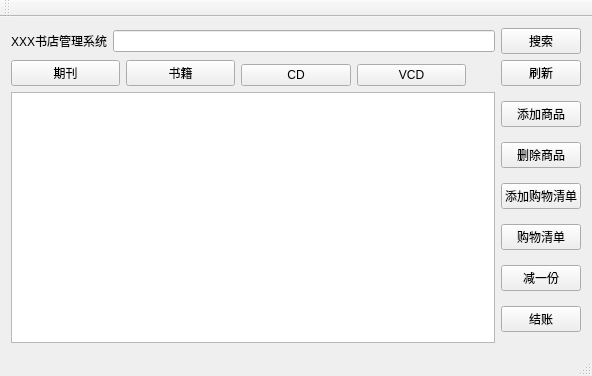
<?xml version="1.0" encoding="UTF-8"?>
<ui version="4.0">
 <class>MainWindow</class>
 <widget class="QMainWindow" name="MainWindow">
  <property name="geometry">
   <rect>
    <x>0</x>
    <y>0</y>
    <width>592</width>
    <height>376</height>
   </rect>
  </property>
  <property name="windowTitle">
   <string>MainWindow</string>
  </property>
  <widget class="QWidget" name="centralWidget">
   <layout class="QGridLayout" name="gridLayout">
    <item row="0" column="0">
     <layout class="QHBoxLayout" name="horizontalLayout">
      <item>
       <widget class="QLabel" name="label">
        <property name="text">
         <string>XXX书店管理系统</string>
        </property>
       </widget>
      </item>
      <item>
       <layout class="QVBoxLayout" name="verticalLayout_2"/>
      </item>
      <item>
       <layout class="QHBoxLayout" name="horizontalLayout_6">
        <item>
         <widget class="QLineEdit" name="Line_search">
          <property name="toolTip">
           <string>&lt;html&gt;&lt;head/&gt;&lt;body&gt;&lt;p&gt;输入搜索值&lt;/p&gt;&lt;p&gt;&lt;br/&gt;&lt;/p&gt;&lt;/body&gt;&lt;/html&gt;</string>
          </property>
          <property name="whatsThis">
           <string>&lt;html&gt;&lt;head/&gt;&lt;body&gt;&lt;p&gt;&lt;br/&gt;&lt;/p&gt;&lt;/body&gt;&lt;/html&gt;</string>
          </property>
          <property name="text">
           <string/>
          </property>
          <property name="placeholderText">
           <string/>
          </property>
         </widget>
        </item>
        <item>
         <widget class="QPushButton" name="Btn_search">
          <property name="text">
           <string>搜索</string>
          </property>
         </widget>
        </item>
       </layout>
      </item>
      <item>
       <layout class="QHBoxLayout" name="horizontalLayout_4"/>
      </item>
     </layout>
    </item>
    <item row="1" column="0">
     <layout class="QHBoxLayout" name="horizontalLayout_2">
      <item alignment="Qt::AlignBottom">
       <widget class="QPushButton" name="Btn_1">
        <property name="text">
         <string>期刊</string>
        </property>
       </widget>
      </item>
      <item alignment="Qt::AlignBottom">
       <widget class="QPushButton" name="Btn_2">
        <property name="text">
         <string>书籍</string>
        </property>
       </widget>
      </item>
      <item alignment="Qt::AlignBottom">
       <widget class="QPushButton" name="Btn_3">
        <property name="text">
         <string>CD</string>
        </property>
       </widget>
      </item>
      <item alignment="Qt::AlignBottom">
       <widget class="QPushButton" name="Btn_4">
        <property name="text">
         <string>VCD</string>
        </property>
       </widget>
      </item>
      <item>
       <layout class="QHBoxLayout" name="horizontalLayout_3">
        <item alignment="Qt::AlignRight|Qt::AlignBottom">
         <widget class="QPushButton" name="Btn_Flush">
          <property name="enabled">
           <bool>true</bool>
          </property>
          <property name="minimumSize">
           <size>
            <width>70</width>
            <height>0</height>
           </size>
          </property>
          <property name="text">
           <string>刷新</string>
          </property>
          <property name="flat">
           <bool>false</bool>
          </property>
         </widget>
        </item>
       </layout>
      </item>
     </layout>
    </item>
    <item row="2" column="0">
     <layout class="QVBoxLayout" name="verticalLayout">
      <item>
       <layout class="QHBoxLayout" name="horizontalLayout_5">
        <item>
         <widget class="QTableView" name="tableView">
          <property name="contextMenuPolicy">
           <enum>Qt::ActionsContextMenu</enum>
          </property>
         </widget>
        </item>
        <item>
         <layout class="QVBoxLayout" name="verticalLayout_3">
          <item>
           <widget class="QPushButton" name="Btn_AddRow">
            <property name="text">
             <string>添加商品</string>
            </property>
           </widget>
          </item>
          <item>
           <widget class="QPushButton" name="Btn_SubRow">
            <property name="text">
             <string>删除商品</string>
            </property>
           </widget>
          </item>
          <item alignment="Qt::AlignRight">
           <widget class="QPushButton" name="Btn_addlist">
            <property name="text">
             <string>添加购物清单</string>
            </property>
           </widget>
          </item>
          <item alignment="Qt::AlignHCenter">
           <widget class="QPushButton" name="Btn_list">
            <property name="text">
             <string>购物清单</string>
            </property>
           </widget>
          </item>
          <item alignment="Qt::AlignHCenter">
           <widget class="QPushButton" name="Btn_Sub">
            <property name="text">
             <string>减一份</string>
            </property>
           </widget>
          </item>
          <item>
           <widget class="QPushButton" name="Btn_Pay">
            <property name="text">
             <string>结账</string>
            </property>
           </widget>
          </item>
         </layout>
        </item>
       </layout>
      </item>
     </layout>
    </item>
   </layout>
  </widget>
  <widget class="QMenuBar" name="menuBar">
   <property name="geometry">
    <rect>
     <x>0</x>
     <y>0</y>
     <width>592</width>
     <height>17</height>
    </rect>
   </property>
  </widget>
  <widget class="QToolBar" name="mainToolBar">
   <attribute name="toolBarArea">
    <enum>TopToolBarArea</enum>
   </attribute>
   <attribute name="toolBarBreak">
    <bool>false</bool>
   </attribute>
  </widget>
  <widget class="QStatusBar" name="statusBar"/>
  <action name="actionopen_file">
   <property name="text">
    <string>导入清单</string>
   </property>
  </action>
  <action name="actionnew_file">
   <property name="text">
    <string>新建清单</string>
   </property>
  </action>
  <action name="action">
   <property name="text">
    <string>当前清单导出</string>
   </property>
  </action>
  <action name="action_help">
   <property name="text">
    <string>查看教程</string>
   </property>
  </action>
 </widget>
 <layoutdefault spacing="6" margin="11"/>
 <resources/>
 <connections/>
</ui>
